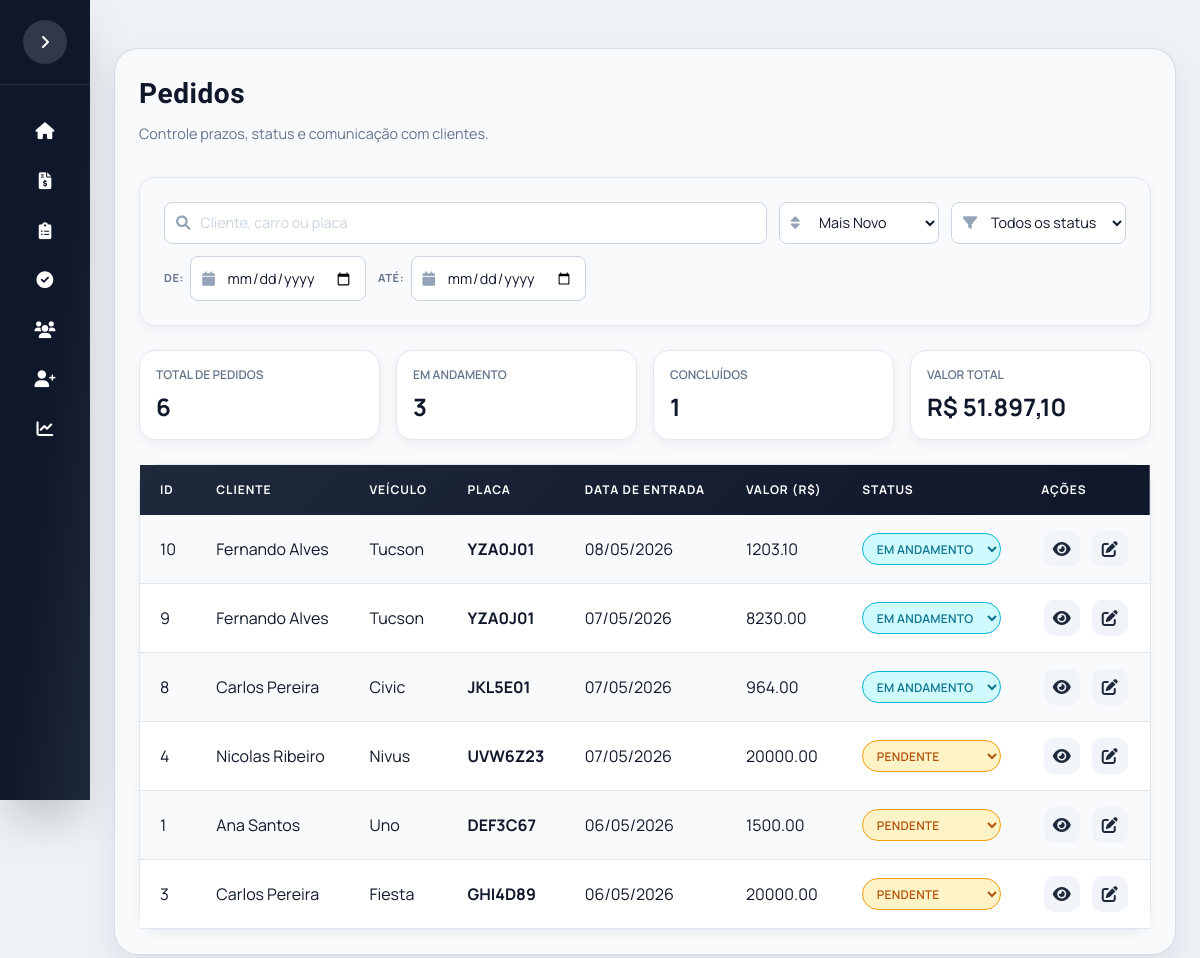
The app's page /pedidos with its own data.
### app/models.py (models this page shows)
class Orcamento(db.Model):
    __tablename__ = "orcamento"
    id_orcamento = db.Column(db.Integer, primary_key=True, autoincrement=True)
    id_veiculo = db.Column(db.Integer, db.ForeignKey("veiculos.id_veiculo"), nullable=False)
    dat_orcamento = db.Column(db.Date, nullable=False)
    bool_original = db.Column(db.Boolean, default=False)
    bool_logo_prensada = db.Column(db.Boolean, default=False)
    banco_motorista = db.Column(db.Boolean, default=False)
    banco_passageiro = db.Column(db.Boolean, default=False)
    banco_traseiro = db.Column(db.Boolean, default=False)
    qtd_bancos = db.Column(db.Integer, default=0)
    qtd_apoio_cabeca = db.Column(db.Integer, default=0)
    bool_espuma = db.Column(db.Boolean, default=False)
    valor = db.Column(db.Numeric(10,2), nullable=False)
    obs = db.Column(db.Text)
    pedidos = db.relationship("Pedido", backref="orcamento", lazy=True)
    tecidos = db.relationship("OrcamentoTecido")
    costuras = db.relationship("OrcamentoCostura")
    cores = db.relationship("OrcamentoCor")
    espumas = db.relationship("OrcamentoEspuma")

class Cliente(db.Model):
    __tablename__ = "clientes"
    id_cliente = db.Column(db.Integer, primary_key=True, autoincrement=True)
    cod_cliente = db.Column(db.String(20), unique=True, nullable=False)
    nome = db.Column(db.String(120), nullable=False)
    cliente_ativo = db.Column(db.Integer, default=1)
    telefones = db.relationship("TelefoneCliente", backref="cliente", lazy=True, cascade="all, delete-orphan")
    emails = db.relationship("EmailCliente", backref="cliente", lazy=True, cascade="all, delete-orphan")
    enderecos = db.relationship("EnderecoCliente", backref="cliente", lazy=True, cascade="all, delete-orphan")
    veiculos = db.relationship("Veiculo", backref="cliente", lazy=True, cascade="all, delete-orphan")

class Veiculo(db.Model):
    __tablename__ = "veiculos"
    id_veiculo = db.Column(db.Integer, primary_key=True, autoincrement=True)
    id_cliente = db.Column(db.Integer, db.ForeignKey("clientes.id_cliente"), nullable=False)
    veiculo_ativo = db.Column(db.Integer, default=1)
    placa = db.Column(db.String(7), unique=True, nullable=False)
    marca = db.Column(db.String(50), nullable=False)
    modelo = db.Column(db.String(80), nullable=False)
    ano = db.Column(db.Integer)
    cor = db.Column(db.String(30))
    orcamentos = db.relationship("Orcamento", backref="veiculo", lazy=True)

### app/routes.py (the view)
@main.route("/pedidos")
def lista_pedidos():
    page = request.args.get("page", 1, type=int)
    per_page = request.args.get("per_page", 10, type=int)
    per_page = max(1, min(per_page, 10000))
    query = (
        Orcamento.query
        .join(Pedido, Pedido.id_orcamento == Orcamento.id_orcamento)
        .filter(Pedido.boolean_aceite_cliente == True)
        .filter(Pedido.status != "Concluído")
        .order_by(Orcamento.dat_orcamento.desc())
    )
    pagination = query.paginate(page=page, per_page=per_page, error_out=False)
    base = query.order_by(None)
    total_pedidos = int(pagination.total or 0)
    pedidos_andamento = base.filter(Pedido.status == "Em Andamento").count()
    valor_total = float(base.with_entities(func.coalesce(func.sum(Orcamento.valor), 0.0)).scalar() or 0.0)
    concluidos_total = (
        Orcamento.query
        .join(Pedido, Pedido.id_orcamento == Orcamento.id_orcamento)
        .filter(Pedido.boolean_aceite_cliente == True)
        .filter(Pedido.status == "Concluído")
        .order_by(None)
        .count()
    )
    return render_template(
        "pedidos.html",
        orcamentos=pagination.items,
        pagination=pagination,
        stats={
            "total_pedidos": total_pedidos,
            "pedidos_andamento": int(pedidos_andamento or 0),
            "pedidos_concluidos": int(concluidos_total or 0),
            "valor_total": float(valor_total),
        }
    )

### templates/pedidos.html (shortened to what this page needs)
{% extends "base.html" %}
{% block content %}
<div class="table-container">
    <div class="screen-header" style="margin-bottom: 2rem;">
        <div>
            <h2 class="screen-title title-font" style="margin-bottom: 0.5rem;">Pedidos</h2>
            <p class="screen-subtitle">Controle prazos, status e comunicação com clientes.</p>
        </div>
    </div>
    <div class="panel filter-panel" style="margin-bottom: 1.5rem; padding: 1.5rem;">
        <div class="filter-row">
            <div class="filter-search-col">
                <div class="input-icon">
                    <input type="text" id="filterCliente" placeholder="Cliente, carro ou placa" class="w-full">
                </div>
            </div>
            <div class="filter-sort-col"><div class="input-icon">
                <select id="sortSelect" class="w-full">
                    <optgroup label="Tempo">
                        <option value="data_desc">Mais Novo</option>
                    </optgroup>
                </select>
            </div></div>
            <div class="filter-status-col">
                <div class="input-icon">
                    <select id="filterStatus" class="w-full">
                        <option value="">Todos os status</option>
                    </select>
                </div>
            </div>
            <div class="filter-dates-col flex items-center gap-3">
                <div class="filter-date-group">
                    <span class="filter-label">De:</span>
                    <div class="input-icon small-date">
                        <input type="date" id="filterDataInicio" class="w-full">
                    </div>
                </div>
                <div class="filter-date-group">
                    <span class="filter-label">Até:</span>
                    <div class="input-icon small-date">
                        <input type="date" id="filterDataFim" class="w-full">
                    </div>
                </div>
            </div>
        </div>
    </div>
    <div class="grid grid-cols-1 md:grid-cols-4 gap-4 items-center mb-6">
        <div class="stat-card p-4">
            <p class="text-slate-500 text-xs uppercase font-semibold">Total de Pedidos</p>
            <p id="totalPedidos" class="text-2xl font-bold text-slate-900 mt-2">0</p>
        </div>
        <div class="stat-card p-4">
            <p class="text-slate-500 text-xs uppercase font-semibold">Em Andamento</p>
            <p id="pedidosAndamento" class="text-2xl font-bold text-slate-900 mt-2">0</p>
        </div>
        <div class="stat-card p-4">
            <p class="text-slate-500 text-xs uppercase font-semibold">Concluídos</p>
            <p id="pedidosConcluidos" class="text-2xl font-bold text-slate-900 mt-2">0</p>
        </div>
        <div class="stat-card p-4">
            <p class="text-slate-500 text-xs uppercase font-semibold">Valor Total</p>
            <p id="valorTotal" class="text-2xl font-bold text-slate-900 mt-2">R$ 0,00</p>
        </div>
    </div>
    <div class="table-wrapper">
        <table class="table-clientes">
            <thead>
                <tr>
                    <th>ID</th>
                    <th>Cliente</th>
                    <th>Veículo</th>
                    <th>Placa</th>
                    <th>Data de Entrada</th>
                    <th>Valor (R$)</th>
                    <th>Status</th>
                    <th>Ações</th>
                </tr>
            </thead>
            <tbody id="tabelaPedidosBody">
                {% for orcamento in orcamentos %}
                <tr>
                    <td>{{ orcamento.id_orcamento }}</td>
                    <td>{{ orcamento.veiculo.cliente.nome }}</td>
                    <td>{{ orcamento.veiculo.modelo }}</td>
                    <td><strong>{{ orcamento.veiculo.placa.upper() }}</strong></td>
                    <td
                        data-date="{{ orcamento.dat_orcamento.strftime('%Y-%m-%d') if orcamento.dat_orcamento else '' }}">
                        {{ orcamento.dat_orcamento.strftime('%d/%m/%Y') if orcamento.dat_orcamento else '-' }}</td>
                    <td>{{ "%.2f"|format(orcamento.valor|float) }}</td>
                    <td>
                        {% if orcamento.pedidos %}
                        <form method="POST"
                            action="{{ url_for('main.atualizar_status_pedido', id_pedido=orcamento.pedidos[0].id_pedido) }}">
                            {% set pedido_status = (orcamento.pedidos[0].status or 'Pendente') %}
                            {% set status_key = 'pendente' %}
                            {% if pedido_status == 'Em Andamento' %}
                            {% set status_key = 'em-andamento' %}
                            {% elif pedido_status == 'Concluído' %}
                            {% set status_key = 'concluido' %}
                            {% endif %}
                            <select name="status" class="status-select" data-status="{{ status_key }}"
                                onfocus="this.dataset.prev=this.value" onchange="handleStatusChange(this)">
                                <option value="Pendente" {% if (orcamento.pedidos[0].status or 'Pendente' )=='Pendente'
                                    %}selected{% endif %}>Pendente</option>
                                <option value="Em Andamento" {% if orcamento.pedidos[0].status=='Em Andamento'
                                    %}selected{% endif %}>Em Andamento</option>
                            </select>
                        </form>
                        {% else %}
                        <span class="badge-status" data-status="pendente">Pendente</span>
                        {% endif %}
                    </td>
                    <td>
                        <div class="cliente-icons">
                            <a href="{{ url_for('main.visualizar_orcamento', id_orcamento=orcamento.id_orcamento) }}"
                                class="icon-btn" data-tooltip="Visualizar detalhes">
                                <i class="fas fa-eye"></i>
                            </a>
                            <a href="{{ url_for('main.editar_orcamento', id_orcamento=orcamento.id_orcamento) }}"
                                class="icon-btn" data-tooltip="Editar orçamento">
                                <i class="fas fa-edit"></i>
                            </a>
                        </div>
                    </td>
                </tr>
                {% endfor %}
            </tbody>
        </table>
    </div>
</div>
{% endblock %}

### static/css/estilo.css (style rules this page uses)
:root { --brand-red: #e11d2e; --brand-red-dark: #b91c1c; --brand-blue: #1e3a8a; --ink: #0f172a; --muted: #475569; --panel: #f8fafc; --line: #e2e8f0; --accent: #10b981; --primary: #4f46e5; --primary-dark: #4338ca; --primary-light: #818cf8; --success: #10b981; --warning: #f59e0b; --danger: #ef4444; --info: #3b82f6; --sidebar-width: 280px; --sidebar-collapsed: 90px; --radius-card: 1.25rem; --radius-lg: 1rem; --radius-md: 0.75rem; --shadow-sm: 0 1px 2px 0 rgb(0 0 0 / 0.05); --shadow-md: 0 4px 6px -1px rgb(0 0 0 / 0.1); --shadow-lg: 0 10px 15px -3px rgb(0 0 0 / 0.1); --shadow-xl: 0 20px 25px -5px rgb(0 0 0 / 0.1); }
* { margin: 0; padding: 0; box-sizing: border-box; }
body { background: radial-gradient(circle at top, #e2e8f0 0%, #cbd5e1 55%, #e2e8f0 100%); font-family: 'Manrope', system-ui, sans-serif; color: var(--ink); min-height: 100vh; overflow-x: hidden; }
h1, h2, h3, .title-font { font-family: 'Barlow Condensed', 'Manrope', system-ui, sans-serif; letter-spacing: 0.02em; }
.screen-header { display: flex; flex-wrap: wrap; align-items: center; justify-content: space-between; gap: 1rem; margin-bottom: 1.5rem; }
.screen-title { font-size: 1.9rem; font-weight: 700; color: #0f172a; font-family: 'Barlow Condensed', sans-serif; }
.screen-subtitle { color: #64748b; font-size: 0.95rem; margin-top: 0.25rem; }
.table-wrapper { background: #ffffff; border: 1px solid var(--line); border-radius: 1.25rem; overflow-x: auto; box-shadow: 0 4px 12px rgba(15,23,42,0.05); }
.table-clientes { width: 100%; border-collapse: collapse; min-width: 600px; }
.table-clientes thead { background: linear-gradient(135deg, #1e293b 0%, #0f172a 100%); }
.table-clientes thead th { color: #ffffff; padding: 1rem 1.25rem; text-align: left; font-size: 0.75rem; font-weight: 700; text-transform: uppercase; letter-spacing: 0.08em; }
.table-clientes tbody tr { border-bottom: 1px solid #e2e8f0; transition: all 0.2s ease; }
.table-clientes tbody tr:nth-child(even) { background-color: #ffffff; }
.table-clientes tbody tr:nth-child(odd) { background-color: #f8fafc; }
.table-clientes td { padding: 1rem 1.25rem; color: #0f172a; vertical-align: middle; }
.cliente-icons { display: flex; align-items: center; justify-content: center; gap: 0.5rem; flex-wrap: nowrap; }
.icon-btn { all: unset; display: inline-flex; align-items: center; justify-content: center; width: 36px; height: 36px; border-radius: 10px; cursor: pointer; transition: all 0.2s ease; background: rgba(15, 23, 42, 0.06); color: #475569; position: relative; }
.icon-btn i { font-size: 1rem; line-height: 1; }
.filter-label { display: inline-block; font-size: 0.7rem; font-weight: 700; color: #64748b; text-transform: uppercase; letter-spacing: 0.05em; white-space: nowrap; }
.filter-date-group { display: flex; align-items: center; gap: 0.4rem; }
.small-date { flex: 1; min-width: 140px; max-width: 180px; }
.input-icon { position: relative; }
.cliente-icons .icon-btn, .cliente-icons a.icon-btn, .cliente-icons button.icon-btn { all: unset !important; display: inline-flex !important; align-items: center !important; justify-content: center !important; width: 36px !important; height: 36px !important; border-radius: 10px !important; cursor: pointer !important; transition: all 0.2s ease !important; position: relative !important; margin: 0 2px !important; background: #f1f5f9 !important; color: #1e293b !important; }
.cliente-icons .icon-btn i { font-size: 1rem !important; line-height: 1 !important; }

### records on screen
Orcamento: id_orcamento "10", veiculo.cliente.nome "Fernando Alves", veiculo.modelo "Tucson", veiculo.placa "YZA0J01", dat_orcamento "08/05/2026", valor "1203.10"
Orcamento: id_orcamento "9", veiculo.cliente.nome "Fernando Alves", veiculo.modelo "Tucson", veiculo.placa "YZA0J01", dat_orcamento "07/05/2026", valor "8230.00"
Orcamento: id_orcamento "8", veiculo.cliente.nome "Carlos Pereira", veiculo.modelo "Civic", veiculo.placa "JKL5E01", dat_orcamento "07/05/2026", valor "964.00"
Orcamento: id_orcamento "4", veiculo.cliente.nome "Nicolas Ribeiro", veiculo.modelo "Nivus", veiculo.placa "UVW6Z23", dat_orcamento "07/05/2026", valor "20000.00"
Orcamento: id_orcamento "1", veiculo.cliente.nome "Ana Santos", veiculo.modelo "Uno", veiculo.placa "DEF3C67", dat_orcamento "06/05/2026", valor "1500.00"
Orcamento: id_orcamento "3", veiculo.cliente.nome "Carlos Pereira", veiculo.modelo "Fiesta", veiculo.placa "GHI4D89", dat_orcamento "06/05/2026", valor "20000.00"
